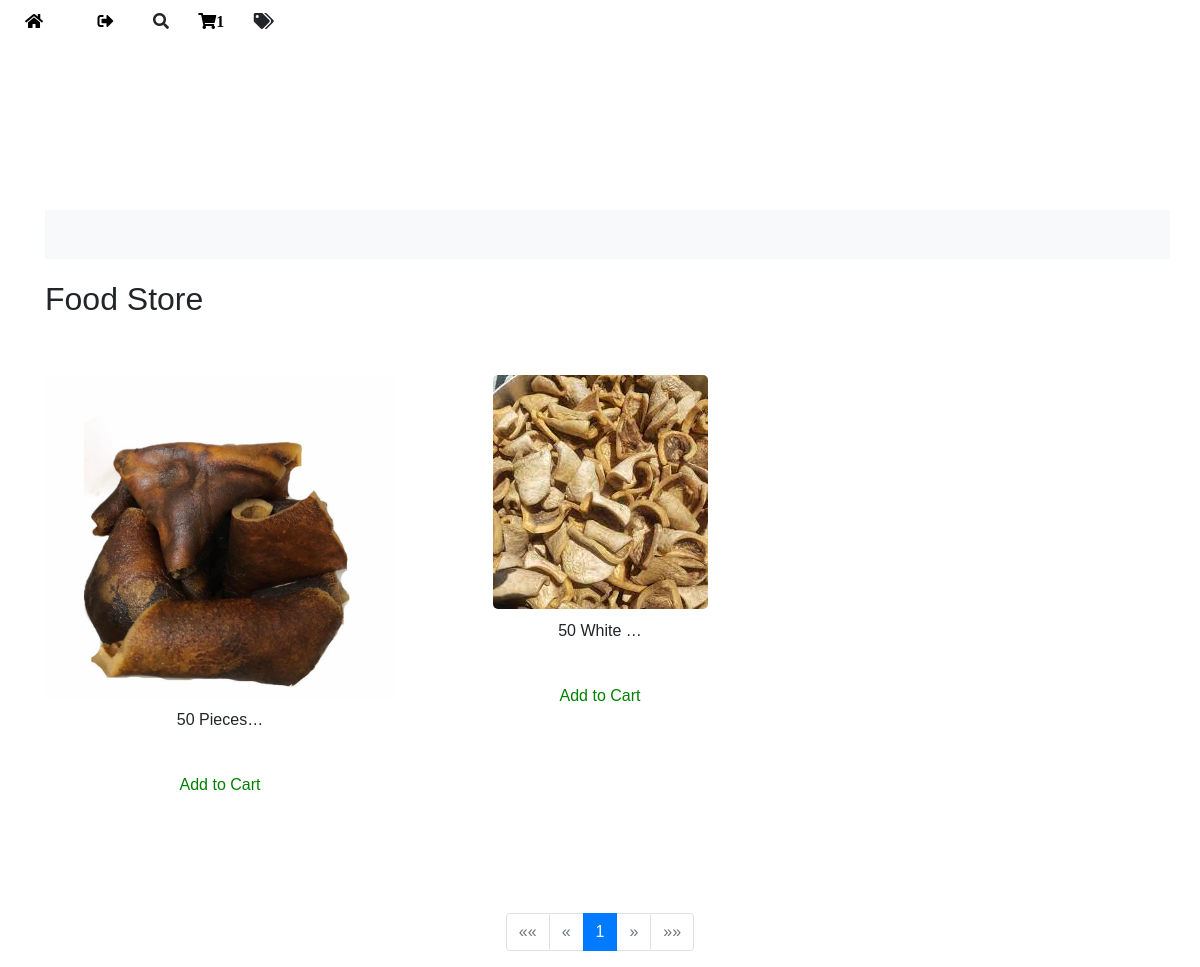
The page /food-store/ (signed in) on the database as committed earlier.
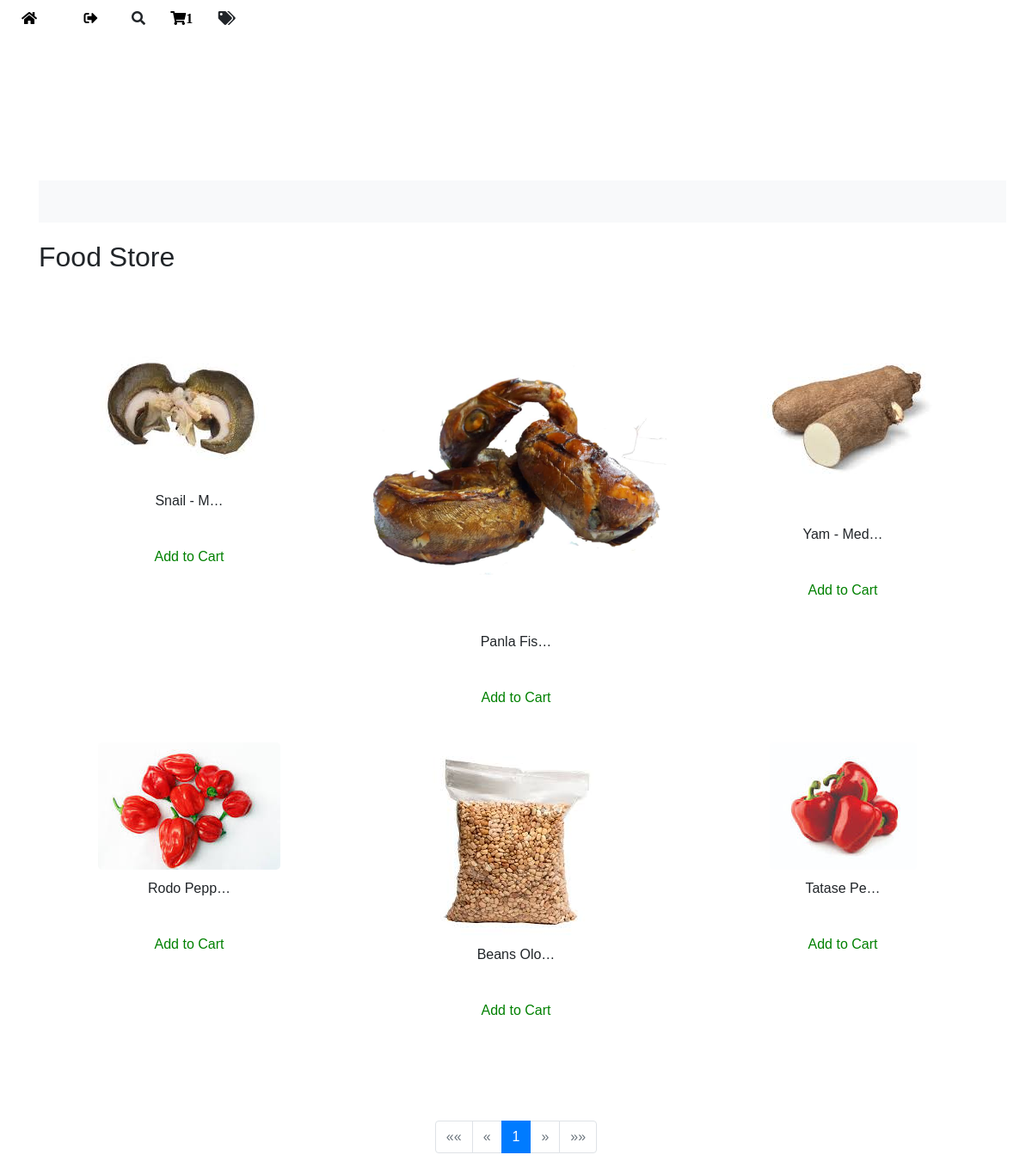
The same page on the database as committed later.
### afri_food/models.py (models this page shows, shortened)
class PonmoByPiece(models.Model):
    class Meta:
        verbose_name = "Others"
        verbose_name_plural = "Others"
    title = models.CharField(max_length=100)
    piece = models.FloatField(help_text="Enter the number of pieces")
    in_stock = models.BooleanField(default=True, help_text="Is this item in stock?")
    price = models.FloatField(help_text="Enter the price per piece")
    subcategory = models.ForeignKey(Subcategory, on_delete=models.CASCADE)
    images = GenericRelation(Image)
    comments = GenericRelation(Comment)

class Image(models.Model):
    content_type = models.ForeignKey(ContentType, on_delete=models.CASCADE)
    object_id = models.PositiveIntegerField()
    content_object = GenericForeignKey('content_type', 'object_id')
    image = models.ImageField(upload_to='images/')

### afri_food/views.py (the view)
# urls.py: path('food-store/', views.ponmo_by_piece_view, name='ponmo_by_piece'),
def ponmo_by_piece_view(request):
    user = request.user
    ponmo_by_piece_data = annotate_with_model_name(PonmoByPiece.objects.order_by('-id'), 'ponmobypiece')
    paginator = Paginator(ponmo_by_piece_data, 50)  # Show 50 oils per page
    page_number = request.GET.get('page')
    ponmo_by_piece = paginator.get_page(page_number)
    if user.is_authenticated:
        cart = Cart.objects.filter(user=user).first()
        if cart:
            cart_item_ids = set(cart.items.values_list('object_id', flat=True))
            for ponmo in ponmo_by_piece:
                ponmo.in_cart = ponmo.id in cart_item_ids
    context = {
        'ponmo_by_piece': ponmo_by_piece,
        'user': user
    }
    return render(request, 'market/ponmo-by-piece.html', context)

### afri_food/context_processors.py (called while the page is built)
def cart_item_count(request):
    if request.user.is_authenticated:
        cart_item_count = CartItem.objects.filter(cart__user=request.user).count()
    else:
        cart_item_count = 0
    return {
        'cart_item_count': cart_item_count
    }

### afri_food/model_annotate.py (called while the page is built)
def annotate_with_model_name(queryset, model_name):
        for item in queryset:
            item.model_name = model_name
        return queryset

### afri_food/templates/market/ponmo-by-piece.html (shortened to what this page needs)
{% extends 'market/layout.html' %}
{% load static %}
{% block body %}
<div class="container" style="top: 20px; position: relative;">
  <div class="scrolling-text-container">
    <div class="scrolling-text">
    </div>
  </div>
  <div style="margin-top: 70px;" class="row">
    <div class="col">
      <h2>Food Store</h2>
      <br>
      <div class="row">
        {% for ponmo in ponmo_by_piece %}
          {% if ponmo.images.exists %}
            <div class="col-4 d-flex flex-column align-items-center">
              <br>
              <a href="{% url 'product_detail' model=ponmo.model_name id=ponmo.id %}" class="d-flex flex-column align-items-center">
                <img
                  class="img-fluid product-image"
                  loading="lazy"
                  alt="{{ponmo.title}}"
                  src="{{ ponmo.images.first.image.url }}"
                />
                <span>{{ponmo.title|truncatechars:10}}</span>
              </a>
              {% if ponmo.in_cart %}
                <p style="color: red;" class="mt-2 remove-from-cart" data-product-type="{{ ponmo.model_name }}" data-item-id="{{ ponmo.id }}">Remove from Cart</p>
              {% else %}
                <p style="color: green;" class="mt-2 add-to-cart" data-product-type="{{ ponmo.model_name }}" data-item-id="{{ ponmo.id }}">Add to Cart</p>
              {% endif %}
            </div>
          {% endif %}
        {% endfor %}
      </div>
    </div>
  </div>
</div>
<br>
<br>
<br>
<br>
  <nav aria-label="Page navigation" class="mt-4">
    <ul class="pagination justify-content-center">
      {% if ponmo_by_piece.has_previous %}
        <li class="page-item">
          <a class="page-link" href="?page=1" aria-label="First">
            <span aria-hidden="true">&laquo;&laquo;</span>
          </a>
        </li>
        <li class="page-item">
          <a class="page-link" href="?page={{ ponmo_by_piece.previous_page_number }}" aria-label="Previous">
            <span aria-hidden="true">&laquo;</span>
          </a>
        </li>
      {% else %}
        <li class="page-item disabled">
          <span class="page-link" aria-label="First">&laquo;&laquo;</span>
        </li>
        <li class="page-item disabled">
          <span class="page-link" aria-label="Previous">&laquo;</span>
        </li>
      {% endif %}
      {% for num in ponmo_by_piece.paginator.page_range %}
        {% if ponmo_by_piece.number == num %}
          <li class="page-item active"><span class="page-link">{{ num }}</span></li>
        {% elif num > ponmo_by_piece.number|add:'-3' and num < ponmo_by_piece.number|add:'3' %}
          <li class="page-item"><a class="page-link" href="?page={{ num }}">{{ num }}</a></li>
        {% endif %}
      {% endfor %}
      {% if ponmo_by_piece.has_next %}
        <li class="page-item">
          <a class="page-link" href="?page={{ ponmo_by_piece.next_page_number }}" aria-label="Next">
            <span aria-hidden="true">&raquo;</span>
          </a>
        </li>
        <li class="page-item">
          <a class="page-link" href="?page={{ ponmo_by_piece.paginator.num_pages }}" aria-label="Last">
            <span aria-hidden="true">&raquo;&raquo;</span>
          </a>
        </li>
      {% else %}
        <li class="page-item disabled">
          <span class="page-link" aria-label="Next">&raquo;</span>
        </li>
        <li class="page-item disabled">
          <span class="page-link" aria-label="Last">&raquo;&raquo;</span>
        </li>
      {% endif %}
    </ul>
  </nav>
  {% endblock %}

Rows that differ between the two databases and show on the page:
removed PonmoByPiece: images.first.image (picture), title "50 Pieces…"
removed PonmoByPiece: images.first.image (picture), title "50 White …"
added PonmoByPiece: images.first.image (picture), title "Snail - M…"
added PonmoByPiece: images.first.image (picture), title "Panla Fis…"
added PonmoByPiece: images.first.image (picture), title "Yam - Med…"
added PonmoByPiece: images.first.image (picture), title "Rodo Pepp…"
added PonmoByPiece: images.first.image (picture), title "Beans Olo…"
added PonmoByPiece: images.first.image (picture), title "Tatase Pe…"
